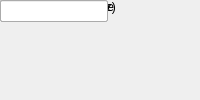
<?xml version="1.0" encoding="UTF-8"?>
<ui version="4.0">
 <class>MainWindow</class>
 <widget class="QMainWindow" name="MainWindow">
  <property name="windowTitle"><string>adc</string></property>
  <widget class="QWidget" name="centralwidget">
   <!-- NOTE: this is a simplified structural mirror of the generated
        <module>_ui.py, not a full round-trip Designer file. Regenerate
        both from the same spec if you need to edit layout by hand. -->
       <widget class="QLabel" name="label_adc_brd">
     <property name="text"><string>ADC board</string></property>
    </widget>
       <widget class="QComboBox" name="adc_brd">
     <item><property name="text"><string>adc0</string></property></item>
     <item><property name="text"><string>adc1</string></property></item>
    </widget>
       <widget class="QLabel" name="label_adc_clk_rate">
     <property name="text"><string>ADC clock rate (MHz)</string></property>
    </widget>
       <widget class="QLineEdit" name="adc_clk_rate"/>
       <widget class="QLabel" name="label_adc_interleave">
     <property name="text"><string>ADC interleave mode</string></property>
    </widget>
       <widget class="QCheckBox" name="adc_interleave"/>
       <widget class="QLabel" name="label_sample_period">
     <property name="text"><string>Sample period</string></property>
    </widget>
       <widget class="QLineEdit" name="sample_period"/>
  </widget>
 </widget>
 <resources/>
 <connections/>
</ui>
